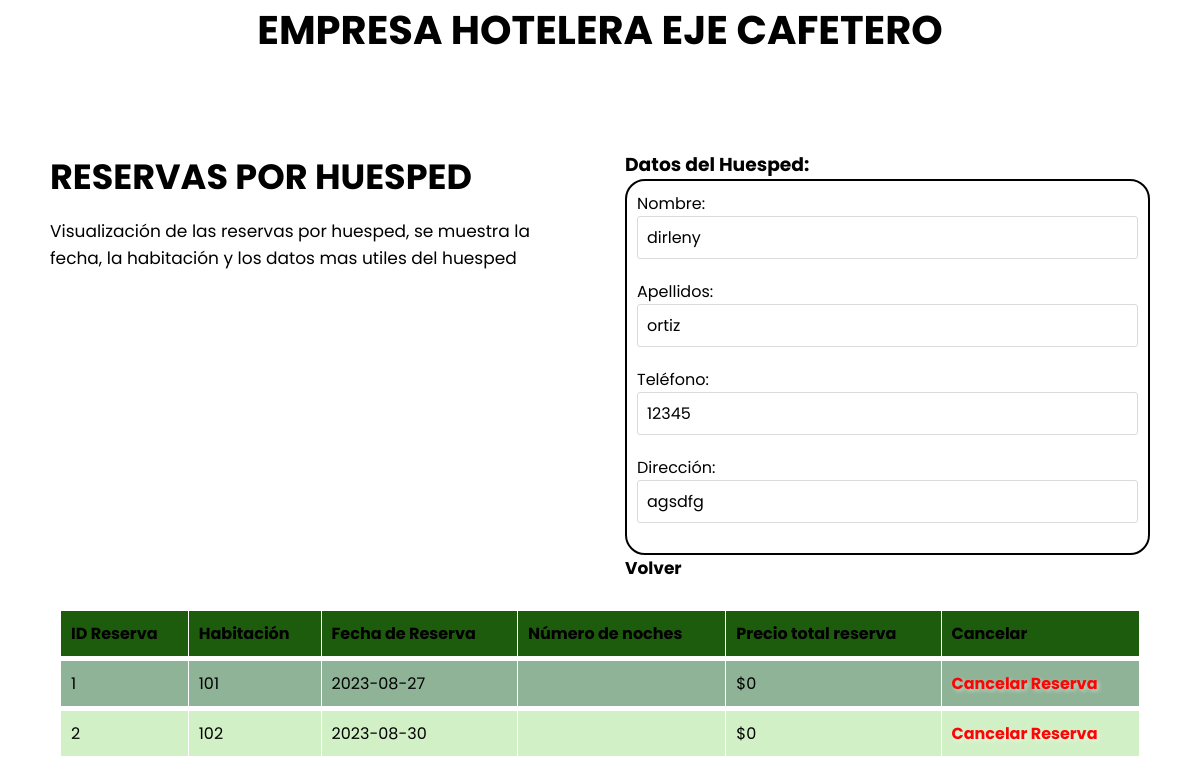
Screenshot of /mostrar_reservas.php?cedula=98765 with the database file from the repository.
### tables this page shows
CREATE TABLE clientes(
	cedula_cliente int not null,
    nombre varchar(45),
    apellido varchar(45),
    telefono varchar(45),
    direccion varchar(100),
    nombre_pais varchar(45),
    nombre_departamento varchar(45),
    nombre_municipio varchar(45),
    correo varchar(45),
    contrasena varchar(45),
    primary key(cedula_cliente)
);

CREATE TABLE reserva(
	id_reserva int auto_increment,
    fecha_inicio date,
    fecha_final date,
    cedula_cliente int,
    numero_habitacion int,
    numero_noches int,
    precio_total int,
    checkin boolean default 0,
    primary key(id_reserva),
    foreign key(cedula_cliente) references clientes(cedula_cliente),
    foreign key(numero_habitacion) references habitaciones(numero_habitacion)
);

### mostrar_reservas.php (the view, shortened to what this page needs)
<?php
    $con = conexion();
    if(isset($_GET['cedula'])){
        $cedula = $_GET['cedula'];
        $query_datos = mysqli_query($con, "SELECT * FROM clientes WHERE cedula_cliente = '$cedula'");
        if(mysqli_num_rows($query_datos)>0){
            $row = $query_datos->fetch_assoc();
        }
        $query_reserva= mysqli_query($con,"SELECT r.id_reserva, r.fecha_inicio, r.fecha_final,r.numero_habitacion, numero_noches, precio_total
            FROM reserva r
            INNER JOIN  clientes c
            ON c.cedula_cliente = r.cedula_cliente
            WHERE c.cedula_cliente = '$cedula'");
    }
?>
<!DOCTYPE html>
<html lang="es">
<head>
    <link rel="stylesheet" href="assets/style.css">
</head>
<body>
    <h1 class="titulo">EMPRESA HOTELERA EJE CAFETERO</h1>
    <div class="container-form">
        <div class="info-form">
            <h2>RESERVAS POR HUESPED</h2>
            <p>Visualización de las reservas por huesped, se muestra la fecha, la habitación y los datos mas utiles del huesped</p>
        </div>
        <form action="reserva_fecha.php" autocomplete="off" method="post">
            <h3>Datos del Huesped:<br></h3>
            <div class="checkin">
                <label for="nombre">Nombre:<br></label>
                <input type="input" name="nombre" class="campo" value="<?php echo $row['nombre']?>" readonly><br>
                <label for="apellido">Apellidos:<br></label>
                <input type="input" name="apellido" class="campo" value="<?php echo $row['apellido']?>" readonly><br>
                <label for="telefono">Teléfono:<br></label>
                <input type="input" name="telefono" class="campo" value="<?php echo $row['telefono']?>" readonly><br>
                <label for="direccion">Dirección:<br></label>
                <input type="input" name="direccion" class="campo" value="<?php echo $row['direccion']?>" readonly><br>
            </div>
            <a href="gestion_huespedes.php">Volver</button></a>
        </form>
    </div>
    <div class="tablas">
        <table class="tabla-intercalada">
            <thead>
                <tr>
                    <td>ID Reserva</td>
                    <td>Habitación</td>
                    <td>Fecha de Reserva</td>
                    <td>Número de noches</td>
                    <td>Precio total reserva</td>
                    <td>Cancelar</td>
                </tr>
            </thead>
                <?php if (mysqli_num_rows($query_reserva) > 0) {
                    while ($row_reserva = $query_reserva->fetch_assoc()) {
                         ?>
                    <tr>
                        <td><?php echo $row_reserva['id_reserva'] ?></td>
                        <td><?php echo $row_reserva['numero_habitacion'] ?></td>
                        <td><?php echo $row_reserva['fecha_inicio'] ?></td>
                        <td><?php echo $row_reserva['numero_noches'] ?></td>
                        <td>$<?php echo number_format($row_reserva['precio_total'],0,',','.')?></td>
                        <?php $link = "php/cancelar_reserva_m.php?habitacion=" . urlencode($row_reserva['numero_habitacion']) . "&cedula=" . urlencode($cedula) . "&fecha=" . urlencode($row_reserva['fecha_inicio']) ?>
                        <td><a href="<?php echo $link ?>" class="aEliminar" onclick="return confirm('¿Estás seguro de que deseas cancelar la reserva?')">Cancelar Reserva</a></td>
                    </tr>
                    <?php }
                } ?>
        </table>
    </div>
</body>
</html>

### assets/style.css (style rules this page uses)
* { margin: 0; padding: 0; box-sizing: border-box; font-family: "Poppins", sans-serif; text-decoration: none; color: inherit; }
.container-form { width: 100%; max-width: 1100px; margin: auto; margin-bottom: 10px; display: grid; grid-template-columns: repeat(2,1fr); grid-gap: 50px; margin-top: 90px; }
.container-form h2 { margin-bottom: 15px; font-size: 35px }
.container-form p { font-size: 17px; line-height: 1.6; margin-bottom: 30px; }
.container-form a { font-size: 17px; display: inline-block; text-decoration: none; width: 100%; margin-bottom: 15px; color: black; font-weight: 700; }
.container-form form .campo, textarea { width: 100%; padding: 8px 9px; font-size: 16px; border: 1px solid #dbdbdb; margin-bottom: 20px; border-radius: 3px; outline: 0px; }
.titulo { display: flex; text-align: center; justify-content: center; font-size: 40px; }
.checkin { border: 2px solid black; border-radius: 20px; padding: 10px; }
.tablas { justify-content: center; display: flex; }
.tabla-intercalada { width: 90%; border-collapse: separate; border-spacing: 1px 5px; }
.tabla-intercalada td, th { padding: 10px; }
.tabla-intercalada thead { background-color: #1c5c0c; font-weight: bold; }
.tabla-intercalada tbody tr:nth-child(odd) { background-color: #8eb396; }
.tabla-intercalada tbody tr:nth-child(even) { background-color: #d2f0c5; }
.aEliminar { color: #fd0505; font-weight: bold; text-shadow: 2px 2px 4px rgba(255, 255, 255, 0.5); }

### rows the page displays
clientes: nombre "dirleny", apellido "ortiz", telefono "12345", direccion "agsdfg"
reserva: id_reserva "1", numero_habitacion "101", fecha_inicio "2023-08-27", precio_total "0"
reserva: id_reserva "2", numero_habitacion "102", fecha_inicio "2023-08-30", precio_total "0"
